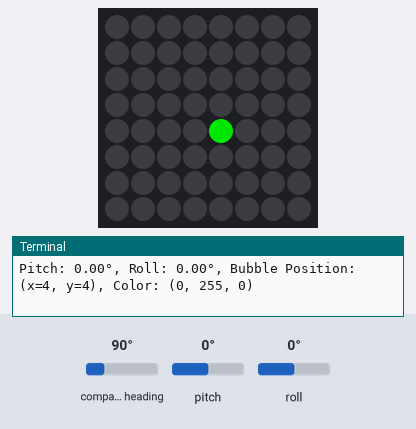
Simulated run of this program. Board: Raspberry Pi (BCM pin numbers) with a Sense HAT. Parts: the Sense HAT's 8×8 RGB LED matrix, the last lines printed to the terminal. The test bench sets the inputs (shaded band); at power-on: pitch 0°, roll 0°, compass heading 90°. Dim RGB values are drawn brighter than linear; the Sense HAT reports a negative pitch or roll as 360° plus the angle.

Above: at 1.2 s.
1.3 s: pitch set to -86°
At 2.7 s:
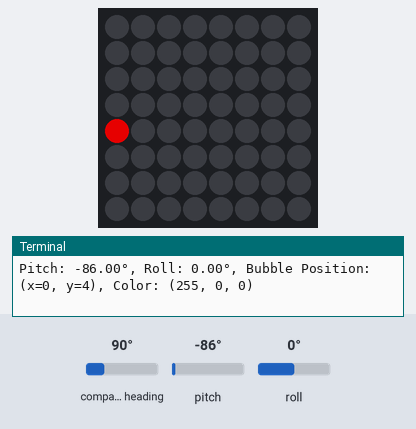
3.0 s: roll set to -86°
At 3.8 s:
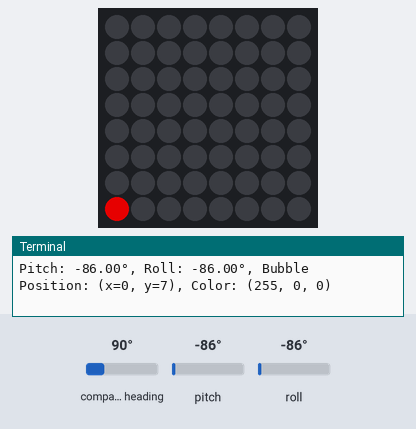
4.5 s: pitch set to -45°
At 5.8 s:
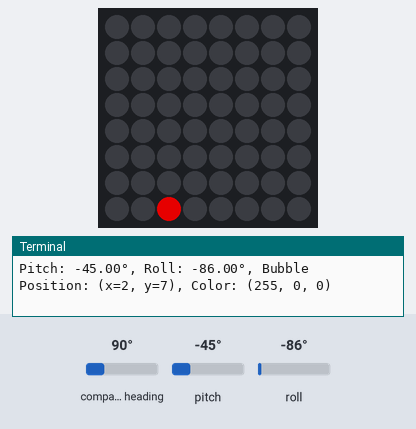
6.1 s: roll set to -45°
At 7.0 s:
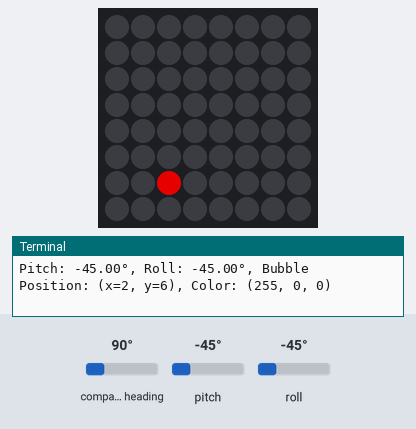
7.6 s: pitch set to 0°
At 8.0 s:
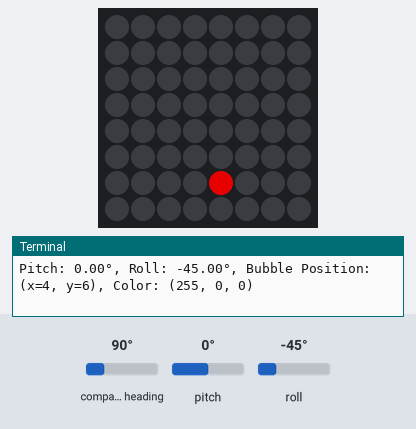
9.1 s: roll set to 45°
At 10.2 s:
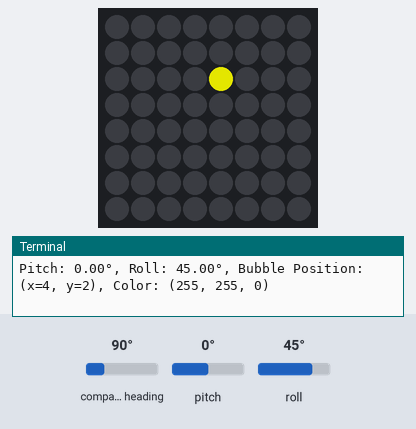
Timing chart, 0 to 11.6 s (numbered marks = the images above; inputs shaded):
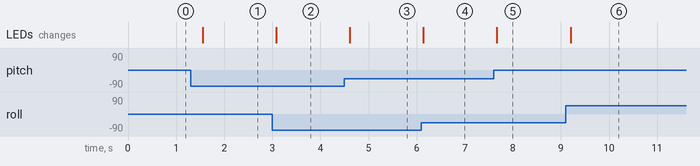

The program:

surface_level.py
```python
#!/usr/bin/env python3
# ========================================================================
# surface_level.py
#
# Description: A bubble level for checking flat surfaces.
#
# Author: Jim Ing
# Date: 2024-08-15
# ========================================================================

import time
from config import sense

sense.clear()

# Define colors
MIDDLE_COLOR = (0, 255, 0)   # Green for middle
CLOSE_COLOR = (255, 255, 0)  # Yellow for close to the middle
FAR_COLOR = (255, 0, 0)      # Red for far from the middle
BACKGROUND_COLOR = (0, 0, 0) # Black for background

# Function to map pitch and roll to x and y positions on the LED matrix
def get_bubble_position(pitch, roll):
    sensitivity = 4.0  # Use 1 to 4, where higher = more responsive

    x = 3.5 + (pitch / 90) * sensitivity
    x = max(0, min(7, x))  # Ensure x is within [0,7]
    x = int(round(x))

    y = 3.5 - (roll / 90) * sensitivity
    y = max(0, min(7, y))  # Ensure y is within [0,7]
    y = int(round(y))

    return x, y

# Rotation mapping based on rotation degrees
ROTATION_MAP = {
    0: lambda x, y: (x, y),
    90: lambda x, y: (7-y, x),
    180: lambda x, y: (7-x, 7-y),
    270: lambda x, y: (y, 7-x)
}

try:
    print("To quit, press Ctrl+C")

    while True:
        # Get orientation in degrees
        orientation = sense.get_orientation_degrees()
        pitch = orientation['pitch']
        roll = orientation['roll']

        # Adjust pitch and roll to be in the range [-180, 180]
        if pitch > 180:
            pitch -= 360
        if roll > 180:
            roll -= 360

        # Get bubble position
        x, y = get_bubble_position(pitch, roll)

        # Get the current rotation of the Sense HAT
        rotation = sense.rotation

        # Apply rotation mapping to the bubble position
        x, y = ROTATION_MAP[rotation](x, y)

        # Determine color based on distance from center
        if (x == 3 or x == 4) and (y == 3 or y == 4):
            bubble_color = MIDDLE_COLOR  # Green if in the center
        elif (2 <= x <= 5) and (2 <= y <= 5):
            bubble_color = CLOSE_COLOR  # Yellow if close to the center
        else:
            bubble_color = FAR_COLOR  # Red if farther from the center

        # Prepare the pixel list
        pixels = [BACKGROUND_COLOR for _ in range(64)]
        # Set the bubble pixel with the appropriate color
        pixels[y * 8 + x] = bubble_color
        # Update the LED matrix
        sense.set_pixels(pixels)

        # Optional: Print debug information
        print(f"Pitch: {pitch:.2f}°, Roll: {roll:.2f}°, Bubble Position: (x={x}, y={y}), Color: {bubble_color}")

        # Delay for a smoother update
        time.sleep(0.25)

except KeyboardInterrupt:
    sense.clear()
```

config.py
```python
#!/usr/bin/env python3
# ========================================================================
# config.py
#
# Description: Global configuration.
#
# Author: Jim Ing
# Date: 2024-08-29
# ========================================================================

from sense_hat import SenseHat
#from sense_hat import SenseHat, ACTION_PRESSED, ACTION_HELD, ACTION_RELEASED

sense = SenseHat()

sense.rotation = 0
sense.low_light = True
```

Measured:
- after the input at 1.3 s, the LEDs: change after 0.26 s (image 1)
- after the input at 3.0 s, the LEDs: change after 0.08 s (image 2)
- after the input at 4.5 s, the LEDs: change after 0.11 s (image 3)
- after the input at 6.1 s, the LEDs: change at once (image 4)
- after the input at 7.6 s, the LEDs: change after 0.07 s (image 5)
- after the input at 9.1 s, the LEDs: change after 0.10 s (image 6)
